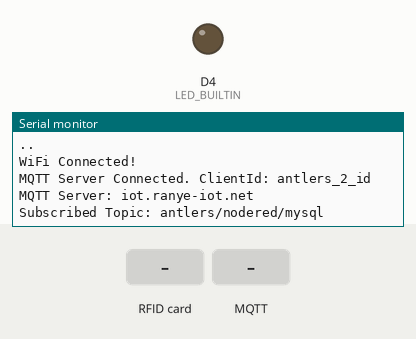
A sketch run on a simulated ESP8266 (NodeMCU). Parts: output pins drawn as LEDs (lit = HIGH, except the on-board LED, lit = LOW), the last lines printed to the serial monitor. Inputs (shaded band) come from the test bench. WiFi joins after 1.5 s; servers stay silent unless stated; no MQTT or app messages arrive unless stated.

Above: at 3.3 s.
3.4 s: RFID card 5E 7A 19 C4 held to the reader
At 4.5 s:
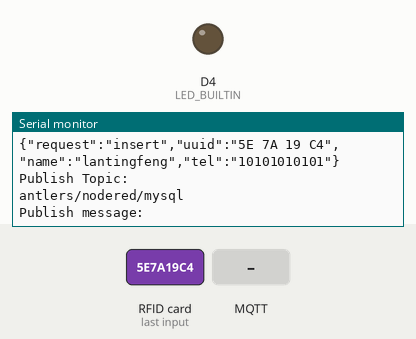
4.9 s: MQTT message "1" arrives on the first subscribed topic
At 5.5 s:
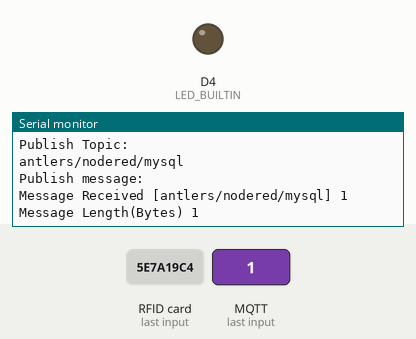
6.4 s: MQTT message "on" arrives on the first subscribed topic
At 7.6 s:
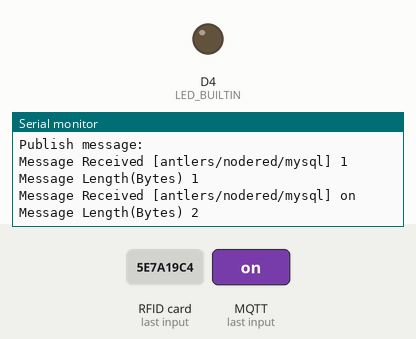
7.9 s: MQTT message "off" arrives on the first subscribed topic
At 8.7 s:
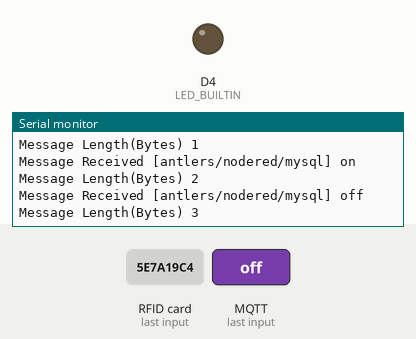

Measured:
- after the input at 3.4 s, the serial monitor: prints a new line at once (image 1)
- after the input at 4.9 s, the serial monitor: prints a new line at once (image 2)
- after the input at 6.4 s, the serial monitor: prints a new line at once (image 3)
- after the input at 7.9 s, the serial monitor: prints a new line at once (image 4)

The sketch:

CardMaster.ino
```cpp
#include <ArduinoJson.h>
#include <ESP8266WiFi.h>
#include <PubSubClient.h>
#include <SPI.h>
#include <MFRC522.h>
#include "arduino_secrets.h"
//MFRC522读卡器配置
#define SS_PIN D8
#define RST_PIN D0
MFRC522 rfid(SS_PIN, RST_PIN); // Instance of the class
MFRC522::MIFARE_Key key;
// Init array that will store new NUID
byte nuidPICC[4];
//Wifi连接配置
WiFiClient wifiClient;
PubSubClient mqttClient(wifiClient);


//遗嘱相关信息
const char *willMsg = "esp8266 offline"; // 遗嘱主题信息
const int willQos = 0;                   // 遗嘱QoS
const int willRetain = false;            // 遗嘱保留

const int subQoS = 1;            // 客户端订阅主题时使用的QoS级别（仅支持QoS = 1，不支持QoS = 2）
const bool cleanSession = false; // 清除会话（如QoS>0必须要设为false）

bool ledStatus = HIGH;
//读卡器输出
String outputJson;
void setup()
{
  //SPI启动
  SPI.begin();     // Init SPI bus
  rfid.PCD_Init(); // Init MFRC522
  Serial.println(F(""));
  Serial.print(F("Reader :"));
  rfid.PCD_DumpVersionToSerial();
  for (byte i = 0; i < 6; i++)
  {
    key.keyByte[i] = 0xFF;
  }
  // Wifi启动
  pinMode(LED_BUILTIN, OUTPUT);         // 设置板上LED引脚为输出模式
  digitalWrite(LED_BUILTIN, ledStatus); // 启动后关闭板上LED
  Serial.begin(9600);                   // 启动串口通讯

  //设置ESP8266工作模式为无线终端模式
  WiFi.mode(WIFI_STA);

  // 连接WiFi
  connectWifi();

  // 设置MQTT服务器和端口号
  mqttClient.setServer(mqttServer, 1883);
  mqttClient.setCallback(receiveCallback);

  // 连接MQTT服务器
  connectMQTTserver();
}

void loop()
{
  // 如果开发板未能成功连接服务器，则尝试连接服务器
  if (!mqttClient.connected())
  {
    connectMQTTserver();
  }

  // 处理信息以及心跳
  mqttClient.loop();
  cardRead();
}

// 连接MQTT服务器并订阅信息
void connectMQTTserver()
{
  // 根据ESP8266的MAC地址生成客户端ID（避免与其它ESP8266的客户端ID重名）

  /* 连接MQTT服务器
  boolean connect(const char* id, const char* user,
                  const char* pass, const char* willTopic,
                  uint8_t willQos, boolean willRetain,
                  const char* willMessage, boolean cleanSession);
  若让设备在离线时仍然能够让qos1工作，则connect时的cleanSession需要设置为false
                  */
  if (mqttClient.connect(clientId, mqttUserName,
                         mqttPassword, willTopic,
                         willQos, willRetain, willMsg, cleanSession))
  {
    Serial.print("MQTT Server Connected. ClientId: ");
    Serial.println(clientId);
    Serial.print("MQTT Server: ");
    Serial.println(mqttServer);

    subscribeTopic(); // 订阅指定主题
  }
  else
  {
    Serial.print("MQTT Server Connect Failed. Client State:");
    Serial.println(mqttClient.state());
    delay(5000);
  }
}

// 收到信息后的回调函数
void receiveCallback(char *topic, byte *payload, unsigned int length)
{
  Serial.print("Message Received [");
  Serial.print(topic);
  Serial.print("] ");
  for (int i = 0; i < length; i++)
  {
    Serial.print((char)payload[i]);
  }
  Serial.println("");
  Serial.print("Message Length(Bytes) ");
  Serial.println(length);

}

// 订阅指定主题
void subscribeTopic()
{

  // 通过串口监视器输出是否成功订阅主题以及订阅的主题名称
  // 请注意subscribe函数第二个参数数字为QoS级别。这里为QoS = 1
  if (mqttClient.subscribe(subTopic, subQoS))
  {
    Serial.print("Subscribed Topic: ");
    Serial.println(subTopic);
  }
  else
  {
    Serial.print("Subscribe Fail...");
  }
}

// 发布信息
void pubMQTTmsg()
{
  const char *pubMessage = outputJson.c_str();
  outputJson.clear();

  // 实现ESP8266向主题发布信息
  if (mqttClient.publish(pubTopic, pubMessage))
  {
    Serial.println("Publish Topic:");
    Serial.println(pubTopic);
    Serial.println("Publish message:");
    Serial.println(pubMessage);
  }
  else
  {
    Serial.println("Message Publish Failed.");
  }
}

// ESP8266连接wifi
void connectWifi()
{

  WiFi.begin(ssid, password);

  //等待WiFi连接,成功连接后输出成功信息
  while (WiFi.status() != WL_CONNECTED)
  {
    delay(1000);
    Serial.print(".");
  }
  Serial.println("");
  Serial.println("WiFi Connected!");
  Serial.println("");
}

void cardRead(){
  // Reset the loop if no new card present on the sensor/reader. This saves the entire process when idle.
  if (!rfid.PICC_IsNewCardPresent())
    return;
  // Verify if the NUID has been readed
  if (!rfid.PICC_ReadCardSerial())
    return;
  Serial.print(F("PICC type: "));
  MFRC522::PICC_Type piccType = rfid.PICC_GetType(rfid.uid.sak);
  Serial.println(rfid.PICC_GetTypeName(piccType));
  if (rfid.uid.uidByte[0] != nuidPICC[0] ||
      rfid.uid.uidByte[1] != nuidPICC[1] ||
      rfid.uid.uidByte[2] != nuidPICC[2] ||
      rfid.uid.uidByte[3] != nuidPICC[3])
  {
    Serial.println(F("A new card has been detected."));
    // Store NUID into nuidPICC array
    for (byte i = 0; i < 4; i++)
    {
      nuidPICC[i] = rfid.uid.uidByte[i];
    }
    Serial.println(F("The NUID tag is:"));
    Serial.print(F("In hex: "));
    createJson(rfid.uid.uidByte, rfid.uid.size,outputJson);
    Serial.println();
    pubMQTTmsg();
  }
  else
    Serial.println(F("Card read previously."));
  // Halt PICC
  rfid.PICC_HaltA();
  // Stop encryption on PCD
  rfid.PCD_StopCrypto1();
}

void createJson(byte *buffer, byte bufferSize, String &output)
{
  char chars[4 * bufferSize];
  for (byte i = 0, cur = 0; i < bufferSize; i++)
  {
    if (i)
      sprintf(&chars[cur++], "%c", ' ');
    byte bits[2];
    bits[0] = (buffer[i] & 0xf0) >> 4;
    bits[1] = buffer[i] & 0x0f;
    sprintf(&chars[cur++], "%X", bits[0]);
    sprintf(&chars[cur++], "%X", bits[1]);
    if (i == bufferSize - 1)
      chars[cur + 1] = '\0';
  }
  // Null-terminate the string
  Serial.print('\n');
  Serial.print(chars);
  Serial.print('\n');
  StaticJsonDocument<200> jsonBuffer;
  jsonBuffer["request"] = "insert";
  jsonBuffer["uuid"] = chars;
  jsonBuffer["name"] = "lantingfeng";
  jsonBuffer["tel"] = "10101010101";
  serializeJson(jsonBuffer, outputJson); // 序列化JSON数据并导出字符串
  Serial.println(outputJson);
}
```

arduino_secrets.h
```cpp
#ifndef ARDUINO_SECRETS_H
#define ARDUINO_SECRETS_H
const char *ssid = "360WiFi-E8DF1C";
const char *password = "601zuiwudi";
const char *mqttServer = "iot.ranye-iot.net";


// ****************************************************
const char *mqttUserName = "antlers_2";   // 服务端连接用户名
const char *mqttPassword = "ryry0101";    // 服务端连接密码
const char *clientId = "antlers_2_id";    // 客户端id
const char *subTopic = "antlers/nodered/mysql"; // 订阅主题
const char *pubTopic = "antlers/nodered/mysql"; // 订阅主题
const char *willTopic = "antlers/lastwill"; // 遗嘱主题名称
// ****************************************************
#endif
```
